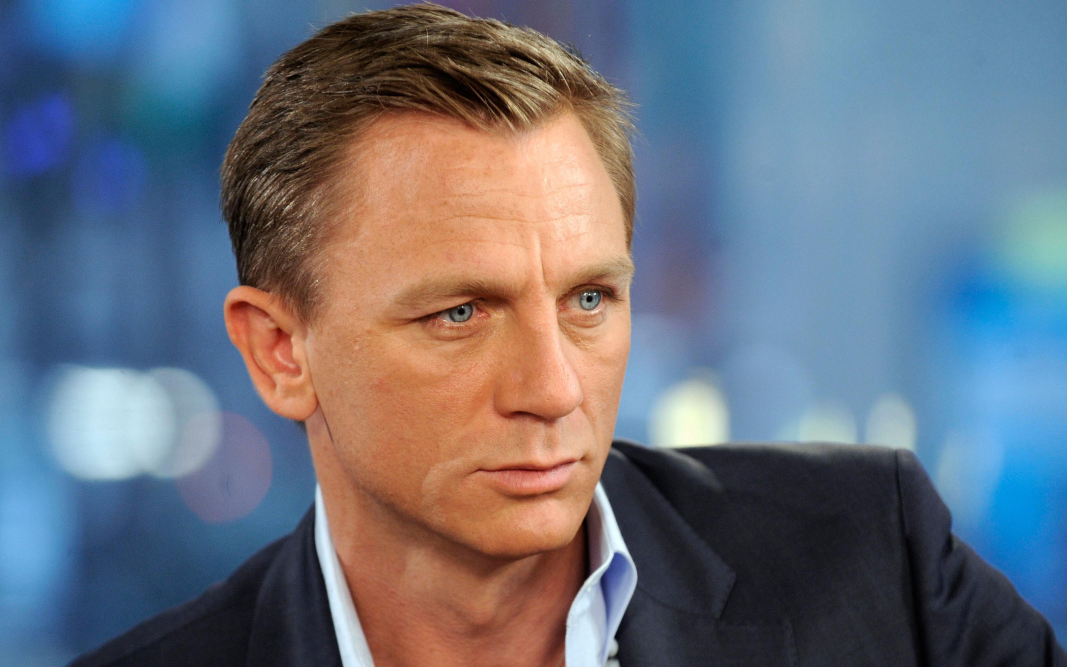
#> input picture sc-vision/vision_v2/VisionResources/ImageProcessorDemo/original.jpg, 3200 x 2000 px (shown at 1/3 size)
$ python ImageProcessorDemo.py
#> lines starting #> are read from the running program, lines starting #| are printed output that depends on the picture
### sc-vision/vision_v2/VisionResources/imageprocessor.py
import PIL
from PIL import Image
from PIL.Image import LANCZOS
from PIL import ImageFilter
from PIL import ImageOps
import io
import numpy as np

# [4 lines left out: function open_image_from_stream, not called in this run]

def open_image_from_file(name):
#> called with name = 'original.jpg'
    return Image.open(name)
#> returned value is the input picture: PIL image 3200x2000 RGB; mean R, G, B 106, 112.9, 125.8

def scale_down_image(image, size):
    return image.resize(size, resample = PIL.Image.LANCZOS)

def gray_image(image):
    return ImageOps.grayscale(image)

# [6 lines left out: function sharpen_image, not called in this run]

### sc-vision/vision_v2/VisionResources/ImageProcessorDemo/ImageProcessorDemo.py
from imageprocessor import *

orig = open_image_from_file('original.jpg')
gray = gray_image(orig)
#> in gray_image, `return ImageOps.grayscale(image)`:
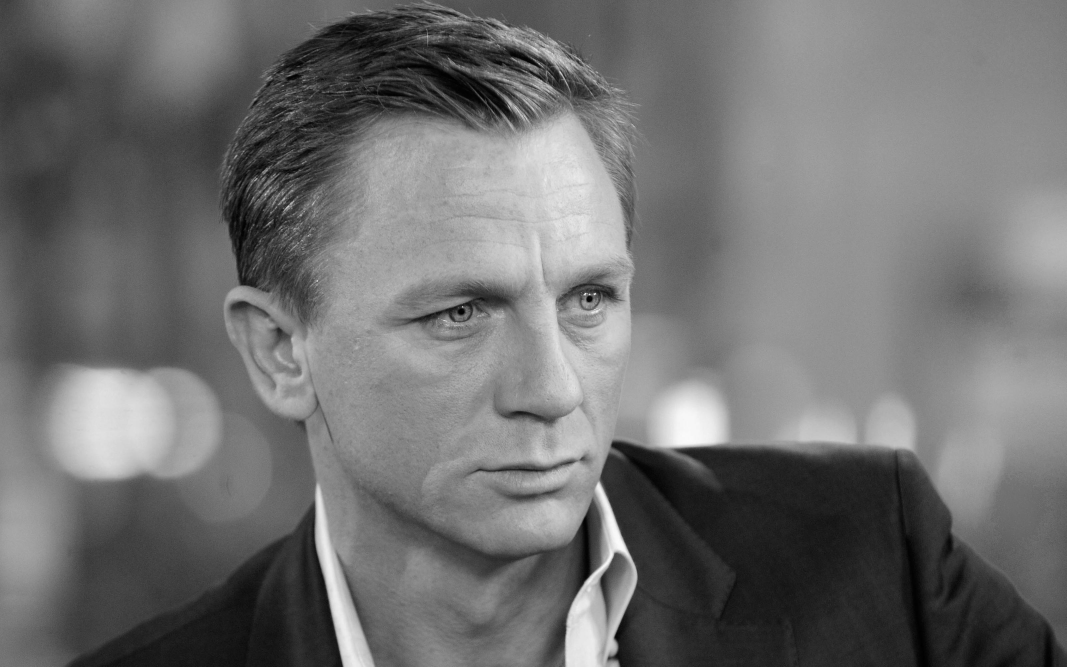
#> returned value: PIL image 3200x2000 L (shown at 1/3 size); min 0, max 253, mean 112.3
scaled = scale_down_image(orig, (320, 200))
#> in scale_down_image, `return image.resize(size, resample = PIL.Image.LANCZOS)`:
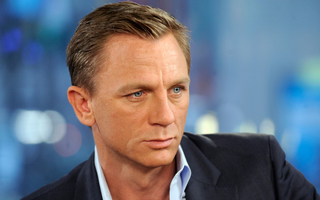
#> returned value: PIL image 320x200 RGB; mean R, G, B 106, 112.9, 125.8
gray_then_scale = scale_down_image(gray_image(orig), (320, 200))
#> call 2 of scale_down_image, with size = (320, 200)
#> in scale_down_image (call 2), `return image.resize(size, resample = PIL.Image.LANCZOS)`:
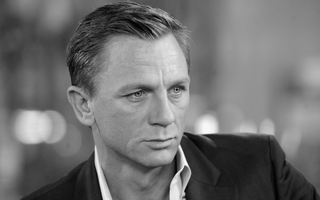
#> returned value: PIL image 320x200 L; min 0, max 255, mean 112.3
scale_then_gray = gray_image(scale_down_image(orig, (320, 200)))
gray.save("gray.jpg")
scaled.save("scaled.jpg")
gray_then_scale.save("gray_then_scale.jpg")
scale_then_gray.save("scale_then_gray.jpg")
